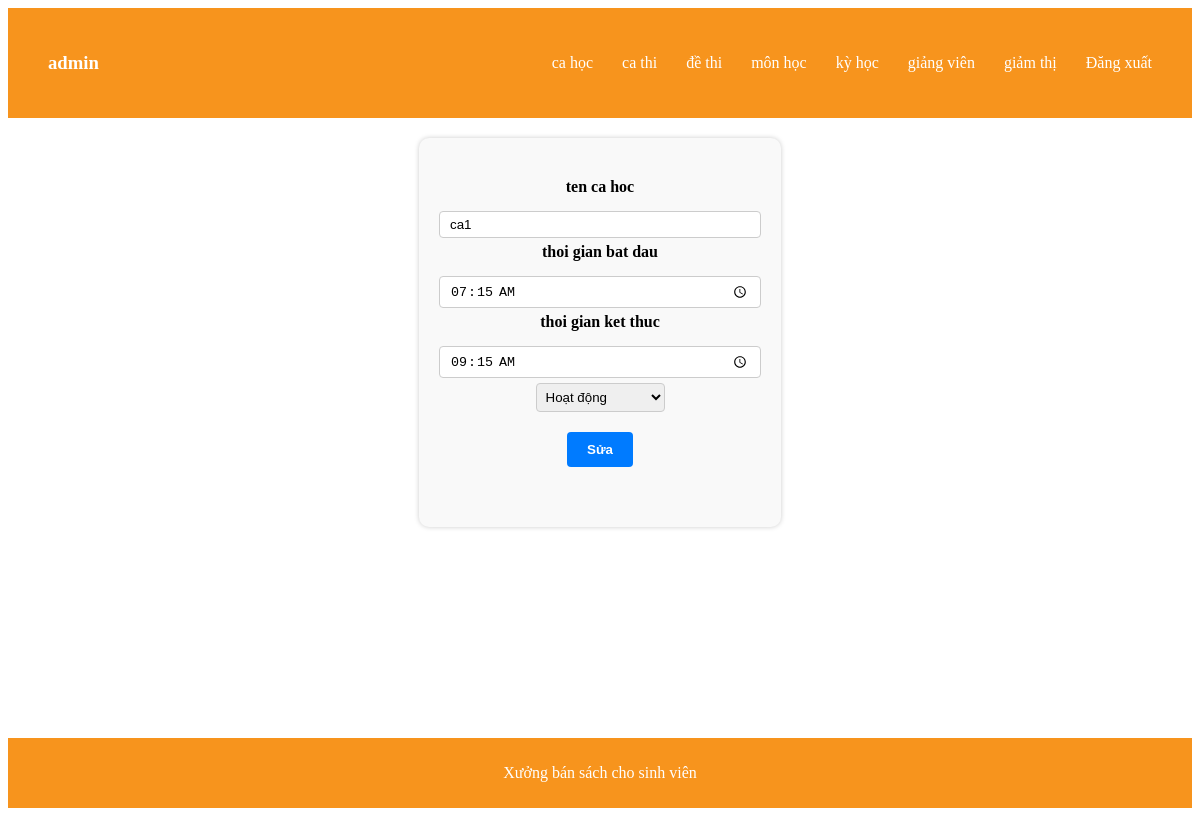
The app's page /index.php?act=ca_hoc&nt=fix&id=2 (signed in) with its own data.
### tables this page shows
CREATE TABLE `ca_hoc` (
  `id_ca` int(11) NOT NULL,
  `ten_ca` varchar(255) NOT NULL,
  `thoi_gian_bat_dau` time NOT NULL,
  `thoi_gian_ket_thuc` time NOT NULL,
  `trang_thai` int(11) NOT NULL DEFAULT 1
);

### config/PDO.php (called while the page is built, shortened)
<?php
function connect()
{
    $servername = "localhost";
    $username = "root";
    $password = "";
    try {
        $conn = new  PDO("mysql:host=$servername;dbname=xuong2", $username, $password);
        $conn->setAttribute(PDO::ATTR_ERRMODE, PDO::ERRMODE_EXCEPTION);
    } catch (PDOException $e) {
    }
    return $conn;
}
function getData($query, $params = [], $getAll = true)
{
    $conn = connect();
    $stmt = $conn->prepare($query);
    $stmt->execute($params);
    if ($getAll) {
        return $stmt->fetchAll();
    }
    return $stmt->fetch();
}

### modles/ca_hoc.php (called while the page is built, shortened)
<?php
include('config/PDO.php');
function fix($id)
{
    $sql = "SELECT * FROM `ca_hoc` where `id_ca`=?";
    return getData($sql, [$id]);
}

### views/ca_hoc/admin/update.php (the view, shortened to what this page needs)
<main class="sach">
    <div class="ttSach-admin">
        <?php if ($vl != []) {
            foreach ($vl as $key => $vc) { ?>
                <form action="index.php?act=ca_hoc&nt=fix" method="post">
                    <label for="">ten ca hoc</label>
                    <input type="text" name="ten_ca" value="<?php echo $vc['ten_ca'] ?>">
                    <label>thoi gian bat dau</label>
                    <input type="time" name="start" value="<?php echo $vc['thoi_gian_bat_dau'] ?>">
                    <label>thoi gian ket thuc</label>
                    <input type="time" name="end" value="<?php echo $vc['thoi_gian_ket_thuc'] ?>">
                    <select name="trang_thai" id="">
                        <?php if ($vc['trang_thai'] == 1) { ?>
                            <option value="1">Hoạt động</option>
                        <?php } else { ?>
                            <option value="0">Dừng hoạt động</option>
                            <option value="1">Hoạt động</option>
                        <?php } ?>
                    </select>
                    <button type="submit">Sửa</button>
                </form>
        <?php }
        } ?>
    </div>
</main>

### assets/css/style.css (style rules this page uses)
form { display: flex; flex-direction: column; align-items: center; margin-top: 20px; margin-bottom: 40px; }
form label { font-weight: bold; }
form input { margin: 5px 0; padding: 5px 10px; border-radius: 4px; border: 1px solid #ccc; width: 300px; }
form button { margin-top: 10px; background-color: #007bff; color: white; padding: 10px 20px; border: none; border-radius: 4px; cursor: pointer; }
select { margin-bottom: 10px; padding: 5px; border: 1px solid #ccc; border-radius: 4px; }
button[type="submit"] { padding: 5px 10px; }
label { display: block; margin-bottom: 10px; font-weight: bold; }
button[type="submit"] { background-color: #007bff; color: #fff; padding: 10px 20px; border: none; border-radius: 4px; cursor: pointer; font-weight: bold; }
main.sach { max-width: 1200px; margin: 20px auto; padding: 20px; background-color: #f9f9f9; border-radius: 10px; box-shadow: 0px 0px 5px #ccc; }
.ttSach-admin { margin-bottom: 30px; }

### records on screen
ca_hoc: ten_ca "ca1", start "07:15:00", end "09:15:00", trang_thai "Hoạt động"
